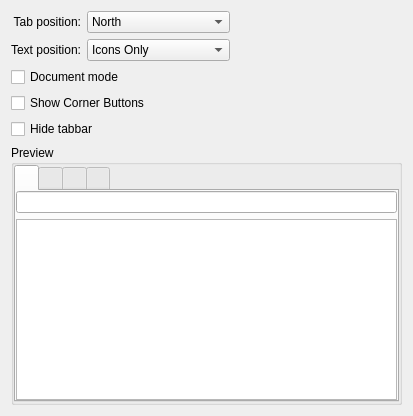
<?xml version="1.0" encoding="UTF-8"?>
<ui version="4.0">
 <class>TabDemoWidget</class>
 <widget class="QWidget" name="TabDemoWidget">
  <property name="geometry">
   <rect>
    <x>0</x>
    <y>0</y>
    <width>413</width>
    <height>416</height>
   </rect>
  </property>
  <layout class="QVBoxLayout" name="verticalLayout_5">
   <item>
    <layout class="QGridLayout" name="gridLayout">
     <item row="0" column="0">
      <widget class="QLabel" name="label">
       <property name="text">
        <string>Tab position:</string>
       </property>
       <property name="alignment">
        <set>Qt::AlignRight|Qt::AlignTrailing|Qt::AlignVCenter</set>
       </property>
       <property name="buddy">
        <cstring>tabPositionComboBox</cstring>
       </property>
      </widget>
     </item>
     <item row="0" column="1">
      <widget class="KComboBox" name="tabPositionComboBox">
       <item>
        <property name="text">
         <string>North</string>
        </property>
       </item>
       <item>
        <property name="text">
         <string>South</string>
        </property>
       </item>
       <item>
        <property name="text">
         <string>West</string>
        </property>
       </item>
       <item>
        <property name="text">
         <string>East</string>
        </property>
       </item>
      </widget>
     </item>
     <item row="0" column="2">
      <spacer name="horizontalSpacer">
       <property name="orientation">
        <enum>Qt::Horizontal</enum>
       </property>
       <property name="sizeHint" stdset="0">
        <size>
         <width>261</width>
         <height>20</height>
        </size>
       </property>
      </spacer>
     </item>
     <item row="1" column="0">
      <widget class="QLabel" name="label_2">
       <property name="text">
        <string>Text position:</string>
       </property>
       <property name="alignment">
        <set>Qt::AlignRight|Qt::AlignTrailing|Qt::AlignVCenter</set>
       </property>
       <property name="buddy">
        <cstring>textPositionComboBox</cstring>
       </property>
      </widget>
     </item>
     <item row="1" column="1">
      <widget class="KComboBox" name="textPositionComboBox">
       <item>
        <property name="text">
         <string>Icons Only</string>
        </property>
       </item>
       <item>
        <property name="text">
         <string>Text Only</string>
        </property>
       </item>
       <item>
        <property name="text">
         <string>Text Alongside Icons</string>
        </property>
       </item>
      </widget>
     </item>
    </layout>
   </item>
   <item>
    <widget class="QCheckBox" name="documentModeCheckBox">
     <property name="text">
      <string>Document mode</string>
     </property>
    </widget>
   </item>
   <item>
    <widget class="QCheckBox" name="cornerWidgetsCheckBox">
     <property name="text">
      <string>Show Corner Buttons</string>
     </property>
    </widget>
   </item>
   <item>
    <widget class="QCheckBox" name="tabBarVisibilityCheckBox">
     <property name="text">
      <string>Hide tabbar</string>
     </property>
    </widget>
   </item>
   <item>
    <widget class="QGroupBox" name="groupBox">
     <property name="title">
      <string>Preview</string>
     </property>
     <layout class="QVBoxLayout" name="verticalLayout_3">
      <property name="margin">
       <number>0</number>
      </property>
      <item>
       <widget class="Oxygen::TabWidget" name="tabWidget">
        <property name="tabPosition">
         <enum>QTabWidget::North</enum>
        </property>
        <property name="currentIndex">
         <number>0</number>
        </property>
        <property name="documentMode">
         <bool>false</bool>
        </property>
        <widget class="QWidget" name="tab">
         <attribute name="title">
          <string/>
         </attribute>
         <layout class="QVBoxLayout" name="verticalLayout">
          <property name="margin">
           <number>0</number>
          </property>
          <item>
           <widget class="KLineEdit" name="lineEdit">
            <property name="showClearButton" stdset="0">
             <bool>true</bool>
            </property>
           </widget>
          </item>
          <item>
           <widget class="KTextEdit" name="textEdit"/>
          </item>
         </layout>
        </widget>
        <widget class="QWidget" name="tab_3">
         <attribute name="title">
          <string/>
         </attribute>
        </widget>
        <widget class="QWidget" name="tab_4">
         <attribute name="title">
          <string/>
         </attribute>
         <layout class="QVBoxLayout" name="verticalLayout_4">
          <property name="margin">
           <number>0</number>
          </property>
          <item>
           <spacer name="verticalSpacer">
            <property name="orientation">
             <enum>Qt::Vertical</enum>
            </property>
            <property name="sizeHint" stdset="0">
             <size>
              <width>20</width>
              <height>40</height>
             </size>
            </property>
           </spacer>
          </item>
          <item>
           <widget class="KLineEdit" name="lineEdit_2">
            <property name="showClearButton" stdset="0">
             <bool>true</bool>
            </property>
           </widget>
          </item>
         </layout>
        </widget>
        <widget class="QWidget" name="tab_2">
         <attribute name="title">
          <string/>
         </attribute>
         <layout class="QVBoxLayout" name="verticalLayout_2">
          <property name="margin">
           <number>0</number>
          </property>
          <item>
           <widget class="KTextEdit" name="textEdit_2">
            <property name="frameShape">
             <enum>QFrame::NoFrame</enum>
            </property>
           </widget>
          </item>
         </layout>
        </widget>
       </widget>
      </item>
     </layout>
    </widget>
   </item>
  </layout>
 </widget>
 <customwidgets>
  <customwidget>
   <class>KLineEdit</class>
   <extends>QLineEdit</extends>
   <header>klineedit.h</header>
  </customwidget>
  <customwidget>
   <class>KComboBox</class>
   <extends>QComboBox</extends>
   <header>kcombobox.h</header>
  </customwidget>
  <customwidget>
   <class>KTabWidget</class>
   <extends>QTabWidget</extends>
   <header>ktabwidget.h</header>
   <container>1</container>
  </customwidget>
  <customwidget>
   <class>KTextEdit</class>
   <extends>QTextEdit</extends>
   <header>ktextedit.h</header>
  </customwidget>
  <customwidget>
   <class>Oxygen::TabWidget</class>
   <extends>KTabWidget</extends>
   <header>oxygentabwidget.h</header>
   <container>1</container>
  </customwidget>
 </customwidgets>
 <connections/>
</ui>
